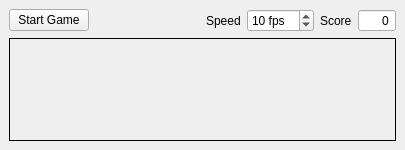
<?xml version="1.0" encoding="UTF-8"?>
<ui version="4.0">
 <class>MainWindow</class>
 <widget class="QMainWindow" name="MainWindow">
  <property name="geometry">
   <rect>
    <x>0</x>
    <y>0</y>
    <width>405</width>
    <height>150</height>
   </rect>
  </property>
  <property name="windowTitle">
   <string>Snake</string>
  </property>
  <widget class="QWidget" name="centralwidget">
   <layout class="QVBoxLayout" name="verticalLayout">
    <item>
     <layout class="QHBoxLayout" name="horizontalLayout">
      <item>
       <widget class="QPushButton" name="startButton">
        <property name="text">
         <string>Start Game</string>
        </property>
       </widget>
      </item>
      <item>
       <spacer name="horizontalSpacer">
        <property name="orientation">
         <enum>Qt::Horizontal</enum>
        </property>
        <property name="sizeHint" stdset="0">
         <size>
          <width>40</width>
          <height>20</height>
         </size>
        </property>
       </spacer>
      </item>
      <item>
       <layout class="QHBoxLayout" name="horizontalLayout_2">
        <item>
         <widget class="QLabel" name="label_2">
          <property name="text">
           <string>Speed</string>
          </property>
         </widget>
        </item>
        <item>
         <widget class="QSpinBox" name="speedSpinbox">
          <property name="suffix">
           <string> fps</string>
          </property>
          <property name="minimum">
           <number>1</number>
          </property>
          <property name="maximum">
           <number>100</number>
          </property>
          <property name="singleStep">
           <number>5</number>
          </property>
          <property name="value">
           <number>10</number>
          </property>
         </widget>
        </item>
        <item>
         <widget class="QLabel" name="label">
          <property name="text">
           <string>Score</string>
          </property>
         </widget>
        </item>
        <item>
         <widget class="QSpinBox" name="scoreSpinbox">
          <property name="alignment">
           <set>Qt::AlignRight|Qt::AlignTrailing|Qt::AlignVCenter</set>
          </property>
          <property name="readOnly">
           <bool>true</bool>
          </property>
          <property name="buttonSymbols">
           <enum>QAbstractSpinBox::NoButtons</enum>
          </property>
          <property name="maximum">
           <number>1000</number>
          </property>
         </widget>
        </item>
       </layout>
      </item>
     </layout>
    </item>
    <item>
     <widget class="QLabel" name="canvasLabel">
      <property name="sizePolicy">
       <sizepolicy hsizetype="Expanding" vsizetype="Expanding">
        <horstretch>0</horstretch>
        <verstretch>0</verstretch>
       </sizepolicy>
      </property>
      <property name="frameShape">
       <enum>QFrame::Box</enum>
      </property>
      <property name="text">
       <string/>
      </property>
     </widget>
    </item>
   </layout>
  </widget>
 </widget>
 <resources/>
 <connections/>
</ui>
